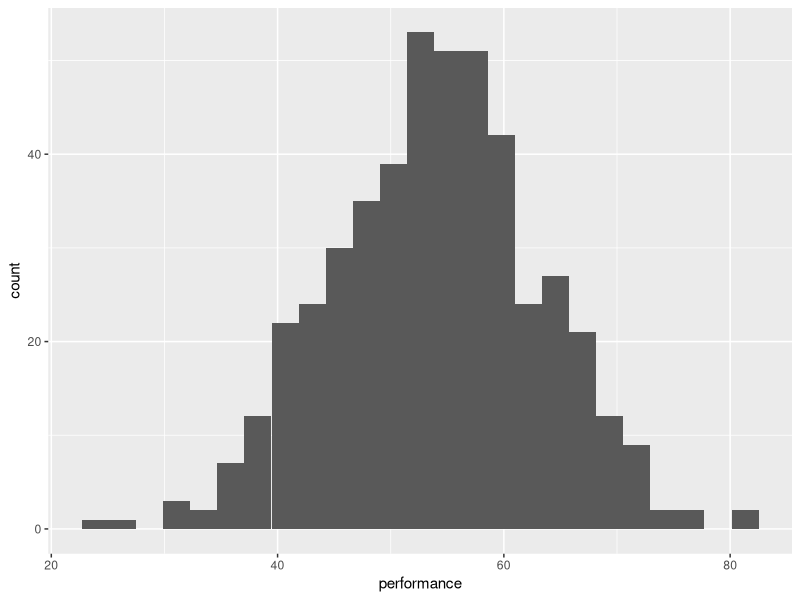
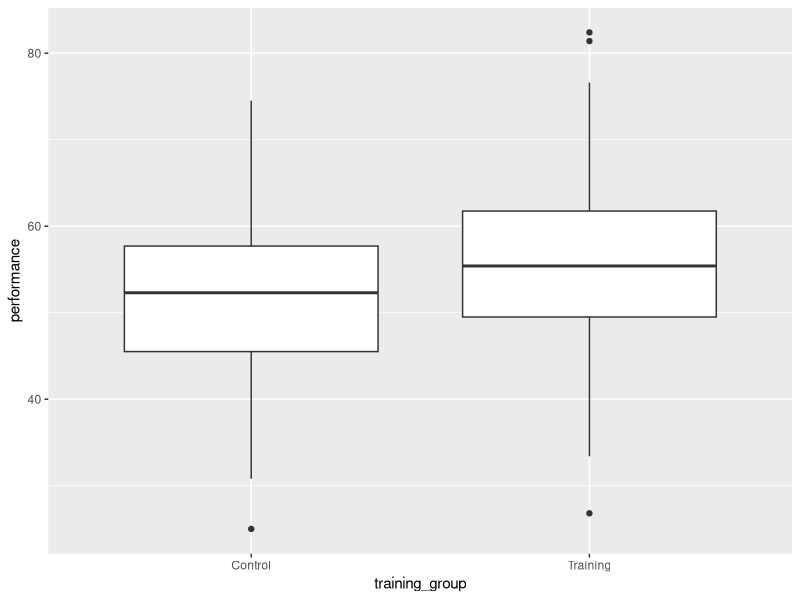

Write R code to recreate these figures, in order.
## ---- chunk 1
library(tidyverse)

students <- 42
weeks <- 12
course_name <- "Research Project Design"
mean(c(22, 25, 24, 29, 20))

employees <- read_csv("data/employee_survey.csv", show_col_types = FALSE)
dim(employees)
glimpse(employees)

employees |>
  count(department, sort = TRUE)

employees |>
  summarise(
    across(
      c(age, tenure_years, workload, performance),
      ~ mean(.x, na.rm = TRUE)
    )
  )

employees |>
  summarise(across(everything(), ~ sum(is.na(.x)))) |>
  pivot_longer(everything(), names_to = "variable", values_to = "missing")

employees_clean <- employees |>
  mutate(
    remote_mode = case_when(
      remote_days == 0 ~ "On-site",
      remote_days <= 3 ~ "Hybrid",
      TRUE ~ "Mostly remote"
    )
  )

employees_clean |>
  group_by(training_group) |>
  summarise(
    n = sum(!is.na(performance)),
    mean_performance = mean(performance, na.rm = TRUE),
    sd_performance = sd(performance, na.rm = TRUE)
  )

employees_clean |>
  ggplot(aes(x = performance)) +
  geom_histogram(bins = 25)

employees_clean |>
  ggplot(aes(x = training_group, y = performance)) +
  geom_boxplot()
